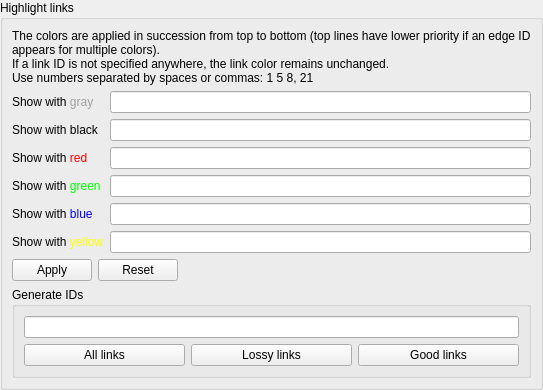
               <widget class="QWidget" name="pageHighlightLinks">
                <property name="sizePolicy">
                 <sizepolicy hsizetype="Preferred" vsizetype="Maximum">
                  <horstretch>0</horstretch>
                  <verstretch>0</verstretch>
                 </sizepolicy>
                </property>
                <layout class="QHBoxLayout" name="horizontalLayout_3">
                 <property name="leftMargin">
                  <number>0</number>
                 </property>
                 <property name="topMargin">
                  <number>0</number>
                 </property>
                 <property name="rightMargin">
                  <number>0</number>
                 </property>
                 <property name="bottomMargin">
                  <number>0</number>
                 </property>
                 <item>
                  <widget class="QGroupBox" name="groupBox_18">
                   <property name="title">
                    <string>Highlight links</string>
                   </property>
                   <layout class="QVBoxLayout" name="verticalLayout_33">
                    <item>
                     <widget class="QLabel" name="label">
                      <property name="text">
                       <string>The colors are applied in succession from top to bottom (top lines have lower priority if an edge ID appears for multiple colors).
If a link ID is not specified anywhere, the link color remains unchanged.
Use numbers separated by spaces or commas: 1 5 8, 21</string>
                      </property>
                      <property name="wordWrap">
                       <bool>true</bool>
                      </property>
                     </widget>
                    </item>
                    <item>
                     <widget class="QWidget" name="widget_7" native="true">
                      <layout class="QGridLayout" name="gridLayout_6">
                       <property name="leftMargin">
                        <number>0</number>
                       </property>
                       <property name="topMargin">
                        <number>0</number>
                       </property>
                       <property name="rightMargin">
                        <number>0</number>
                       </property>
                       <property name="bottomMargin">
                        <number>0</number>
                       </property>
                       <item row="5" column="1">
                        <widget class="QLineEdit" name="txtHighlightGreen"/>
                       </item>
                       <item row="7" column="0">
                        <widget class="QLabel" name="label_24">
                         <property name="text">
                          <string>&lt;html&gt;&lt;head/&gt;&lt;body&gt;&lt;p&gt;Show with &lt;span style=&quot; color:#ffff00;&quot;&gt;yellow&lt;/span&gt;&lt;/p&gt;&lt;/body&gt;&lt;/html&gt;</string>
                         </property>
                         <property name="alignment">
                          <set>Qt::AlignJustify|Qt::AlignVCenter</set>
                         </property>
                         <property name="wordWrap">
                          <bool>true</bool>
                         </property>
                        </widget>
                       </item>
                       <item row="4" column="0">
                        <widget class="QLabel" name="label_21">
                         <property name="text">
                          <string>&lt;html&gt;&lt;head/&gt;&lt;body&gt;&lt;p&gt;Show with &lt;span style=&quot; color:#ff0000;&quot;&gt;red&lt;/span&gt;&lt;/p&gt;&lt;/body&gt;&lt;/html&gt;</string>
                         </property>
                         <property name="alignment">
                          <set>Qt::AlignJustify|Qt::AlignVCenter</set>
                         </property>
                         <property name="wordWrap">
                          <bool>true</bool>
                         </property>
                        </widget>
                       </item>
                       <item row="1" column="0">
                        <widget class="QLabel" name="label_26">
                         <property name="text">
                          <string>&lt;html&gt;&lt;head/&gt;&lt;body&gt;&lt;p&gt;Show with &lt;span style=&quot; color:#000000;&quot;&gt;black&lt;/span&gt;&lt;/p&gt;&lt;/body&gt;&lt;/html&gt;</string>
                         </property>
                         <property name="alignment">
                          <set>Qt::AlignJustify|Qt::AlignVCenter</set>
                         </property>
                         <property name="wordWrap">
                          <bool>true</bool>
                         </property>
                        </widget>
                       </item>
                       <item row="5" column="0">
                        <widget class="QLabel" name="label_22">
                         <property name="text">
                          <string>&lt;html&gt;&lt;head/&gt;&lt;body&gt;&lt;p&gt;Show with &lt;span style=&quot; color:#00ff00;&quot;&gt;green&lt;/span&gt;&lt;/p&gt;&lt;/body&gt;&lt;/html&gt;</string>
                         </property>
                         <property name="alignment">
                          <set>Qt::AlignJustify|Qt::AlignVCenter</set>
                         </property>
                         <property name="wordWrap">
                          <bool>true</bool>
                         </property>
                        </widget>
                       </item>
                       <item row="6" column="1">
                        <widget class="QLineEdit" name="txtHighlightBlue"/>
                       </item>
                       <item row="4" column="1">
                        <widget class="QLineEdit" name="txtHighlightRed"/>
                       </item>
                       <item row="7" column="1">
                        <widget class="QLineEdit" name="txtHighlightYellow"/>
                       </item>
                       <item row="1" column="1">
                        <widget class="QLineEdit" name="txtHighlightBlack"/>
                       </item>
                       <item row="6" column="0">
                        <widget class="QLabel" name="label_23">
                         <property name="text">
                          <string>&lt;html&gt;&lt;head/&gt;&lt;body&gt;&lt;p&gt;Show with &lt;span style=&quot; color:#0000FF;&quot;&gt;blue&lt;/span&gt;&lt;/p&gt;&lt;/body&gt;&lt;/html&gt;</string>
                         </property>
                         <property name="alignment">
                          <set>Qt::AlignJustify|Qt::AlignVCenter</set>
                         </property>
                         <property name="wordWrap">
                          <bool>true</bool>
                         </property>
                        </widget>
                       </item>
                       <item row="0" column="0">
                        <widget class="QLabel" name="label_25">
                         <property name="text">
                          <string>&lt;html&gt;&lt;head/&gt;&lt;body&gt;&lt;p&gt;Show with &lt;span style=&quot; color:#a0a0a0;&quot;&gt;gray&lt;/span&gt;&lt;/p&gt;&lt;/body&gt;&lt;/html&gt;</string>
                         </property>
                         <property name="alignment">
                          <set>Qt::AlignJustify|Qt::AlignVCenter</set>
                         </property>
                         <property name="wordWrap">
                          <bool>true</bool>
                         </property>
                        </widget>
                       </item>
                       <item row="0" column="1">
                        <widget class="QLineEdit" name="txtHighlightGray"/>
                       </item>
                       <item row="8" column="0" colspan="2">
                        <widget class="QWidget" name="widget_21" native="true">
                         <property name="sizePolicy">
                          <sizepolicy hsizetype="Preferred" vsizetype="Preferred">
                           <horstretch>0</horstretch>
                           <verstretch>0</verstretch>
                          </sizepolicy>
                         </property>
                         <layout class="QHBoxLayout" name="horizontalLayout_21">
                          <property name="leftMargin">
                           <number>0</number>
                          </property>
                          <property name="topMargin">
                           <number>0</number>
                          </property>
                          <property name="rightMargin">
                           <number>0</number>
                          </property>
                          <property name="bottomMargin">
                           <number>0</number>
                          </property>
                          <item>
                           <widget class="QPushButton" name="btnHighlight">
                            <property name="sizePolicy">
                             <sizepolicy hsizetype="Minimum" vsizetype="Preferred">
                              <horstretch>0</horstretch>
                              <verstretch>0</verstretch>
                             </sizepolicy>
                            </property>
                            <property name="text">
                             <string>Apply</string>
                            </property>
                           </widget>
                          </item>
                          <item>
                           <widget class="QPushButton" name="btnHighlightReset">
                            <property name="sizePolicy">
                             <sizepolicy hsizetype="Minimum" vsizetype="Preferred">
                              <horstretch>0</horstretch>
                              <verstretch>0</verstretch>
                             </sizepolicy>
                            </property>
                            <property name="text">
                             <string>Reset</string>
                            </property>
                           </widget>
                          </item>
                          <item>
                           <spacer name="horizontalSpacer_5">
                            <property name="orientation">
                             <enum>Qt::Horizontal</enum>
                            </property>
                            <property name="sizeHint" stdset="0">
                             <size>
                              <width>40</width>
                              <height>20</height>
                             </size>
                            </property>
                           </spacer>
                          </item>
                         </layout>
                        </widget>
                       </item>
                      </layout>
                     </widget>
                    </item>
                    <item>
                     <widget class="QGroupBox" name="groupBox_19">
                      <property name="sizePolicy">
                       <sizepolicy hsizetype="Preferred" vsizetype="Maximum">
                        <horstretch>0</horstretch>
                        <verstretch>0</verstretch>
                       </sizepolicy>
                      </property>
                      <property name="title">
                       <string>Generate IDs</string>
                      </property>
                      <layout class="QVBoxLayout" name="verticalLayout_5">
                       <item>
                        <widget class="QLineEdit" name="txtHighlightGeneratedIDs"/>
                       </item>
                       <item>
                        <widget class="QWidget" name="widget_2" native="true">
                         <layout class="QGridLayout" name="gridLayout_7">
                          <property name="leftMargin">
                           <number>0</number>
                          </property>
                          <property name="topMargin">
                           <number>0</number>
                          </property>
                          <property name="rightMargin">
                           <number>0</number>
                          </property>
                          <property name="bottomMargin">
                           <number>0</number>
                          </property>
                          <item row="0" column="1">
                           <widget class="QPushButton" name="btnHighlightGenLossy">
                            <property name="text">
                             <string>Lossy links</string>
                            </property>
                           </widget>
                          </item>
                          <item row="0" column="0">
                           <widget class="QPushButton" name="btnHighlightGenAll">
                            <property name="text">
                             <string>All links</string>
                            </property>
                           </widget>
                          </item>
                          <item row="0" column="2">
                           <widget class="QPushButton" name="btnHighlightGenGood">
                            <property name="text">
                             <string>Good links</string>
                            </property>
                           </widget>
                          </item>
                         </layout>
                        </widget>
                       </item>
                      </layout>
                     </widget>
                    </item>
                   </layout>
                  </widget>
                 </item>
                </layout>
               </widget>
